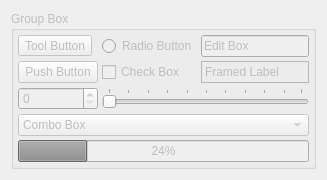
                <widget class="QWidget" name="tabStandardItemsDisabled">
                 <attribute name="title">
                  <string>Disabled</string>
                 </attribute>
                 <layout class="QGridLayout" name="gridLayout_43">
                  <item row="0" column="0">
                   <widget class="QGroupBox" name="groupBoxStandardDisabled">
                    <property name="enabled">
                     <bool>false</bool>
                    </property>
                    <property name="sizePolicy">
                     <sizepolicy hsizetype="Expanding" vsizetype="Preferred">
                      <horstretch>0</horstretch>
                      <verstretch>0</verstretch>
                     </sizepolicy>
                    </property>
                    <property name="minimumSize">
                     <size>
                      <width>269</width>
                      <height>0</height>
                     </size>
                    </property>
                    <property name="maximumSize">
                     <size>
                      <width>16777215</width>
                      <height>16777215</height>
                     </size>
                    </property>
                    <property name="title">
                     <string>Group Box</string>
                    </property>
                    <layout class="QGridLayout" name="gridLayout_14">
                     <property name="margin">
                      <number>4</number>
                     </property>
                     <property name="spacing">
                      <number>4</number>
                     </property>
                     <item row="0" column="0">
                      <widget class="QToolButton" name="toolButton_2">
                       <property name="enabled">
                        <bool>false</bool>
                       </property>
                       <property name="text">
                        <string>Tool Button</string>
                       </property>
                      </widget>
                     </item>
                     <item row="0" column="1" colspan="2">
                      <widget class="QRadioButton" name="radioButton_2">
                       <property name="enabled">
                        <bool>false</bool>
                       </property>
                       <property name="text">
                        <string>Radio Button</string>
                       </property>
                      </widget>
                     </item>
                     <item row="0" column="3">
                      <widget class="QLineEdit" name="lineEdit_2">
                       <property name="enabled">
                        <bool>false</bool>
                       </property>
                       <property name="text">
                        <string>Edit Box</string>
                       </property>
                      </widget>
                     </item>
                     <item row="1" column="0">
                      <widget class="QPushButton" name="pushButton_2">
                       <property name="enabled">
                        <bool>false</bool>
                       </property>
                       <property name="text">
                        <string>Push Button</string>
                       </property>
                      </widget>
                     </item>
                     <item row="1" column="1" colspan="2">
                      <widget class="QCheckBox" name="checkBox_2">
                       <property name="enabled">
                        <bool>false</bool>
                       </property>
                       <property name="text">
                        <string>Check Box</string>
                       </property>
                      </widget>
                     </item>
                     <item row="1" column="3">
                      <widget class="QLabel" name="label_8">
                       <property name="enabled">
                        <bool>false</bool>
                       </property>
                       <property name="frameShape">
                        <enum>QFrame::StyledPanel</enum>
                       </property>
                       <property name="text">
                        <string>Framed Label</string>
                       </property>
                      </widget>
                     </item>
                     <item row="3" column="0">
                      <widget class="QSpinBox" name="spinBox_2">
                       <property name="enabled">
                        <bool>false</bool>
                       </property>
                      </widget>
                     </item>
                     <item row="3" column="1" colspan="3">
                      <widget class="QSlider" name="horizontalSlider_2">
                       <property name="orientation">
                        <enum>Qt::Horizontal</enum>
                       </property>
                       <property name="tickPosition">
                        <enum>QSlider::TicksAbove</enum>
                       </property>
                      </widget>
                     </item>
                     <item row="4" column="0" colspan="4">
                      <widget class="QComboBox" name="comboBox_2">
                       <property name="enabled">
                        <bool>false</bool>
                       </property>
                       <item>
                        <property name="text">
                         <string>Combo Box</string>
                        </property>
                       </item>
                       <item>
                        <property name="text">
                         <string>Item 1</string>
                        </property>
                       </item>
                       <item>
                        <property name="text">
                         <string>Item 2</string>
                        </property>
                       </item>
                       <item>
                        <property name="text">
                         <string>Item 3</string>
                        </property>
                        <property name="icon">
                         <iconset resource="Resource.qrc">
                          <normaloff>:/Resource/star.png</normaloff>:/Resource/star.png</iconset>
                        </property>
                       </item>
                      </widget>
                     </item>
                     <item row="5" column="0" colspan="4">
                      <widget class="QProgressBar" name="progressBar_2">
                       <property name="enabled">
                        <bool>false</bool>
                       </property>
                       <property name="value">
                        <number>24</number>
                       </property>
                      </widget>
                     </item>
                    </layout>
                   </widget>
                  </item>
                 </layout>
                </widget>
